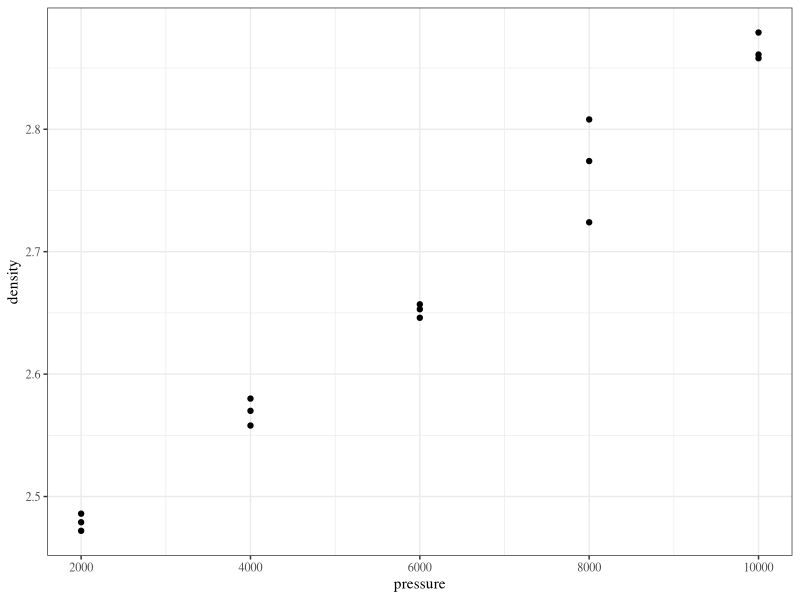

Write R code to recreate this figure.
## ---- chunk 1
library(knitr)
library(tidyverse)
library(xtable)
library(MASS)
knitr::opts_chunk$set(echo=FALSE, message=FALSE, warning=FALSE, fig.height = 2)
theme_set(theme_bw(base_family = "serif"))
set.seed(305)
## ---- chunk 2
ceramics <- read.csv("./data/ceramics.csv")
kable(cbind(ceramics[1:8, ], rbind(ceramics[9:15, ], c("", ""))), format = "html")

## ---- chunk 3
ggplot(ceramics) +
  geom_point(aes(pressure, density))
## ---- chunk 4
stackloss <- read_csv("./data/stackloss.csv")
